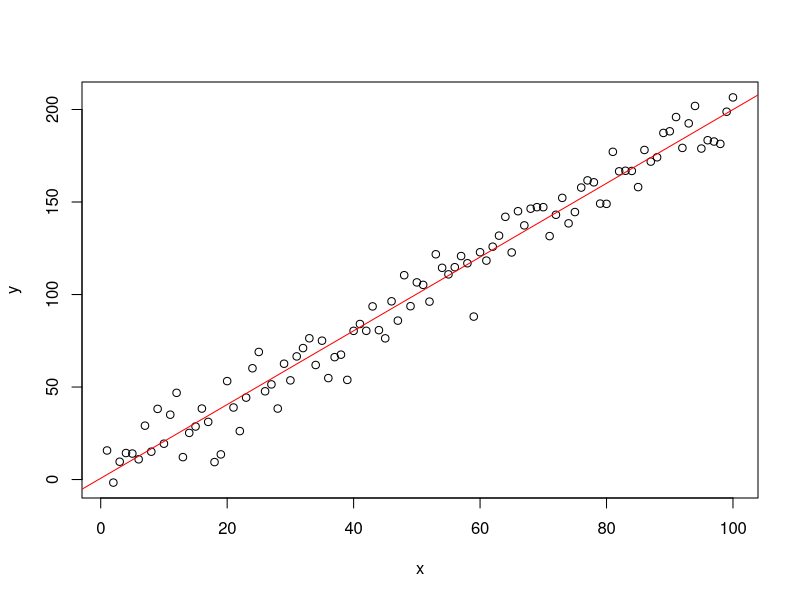
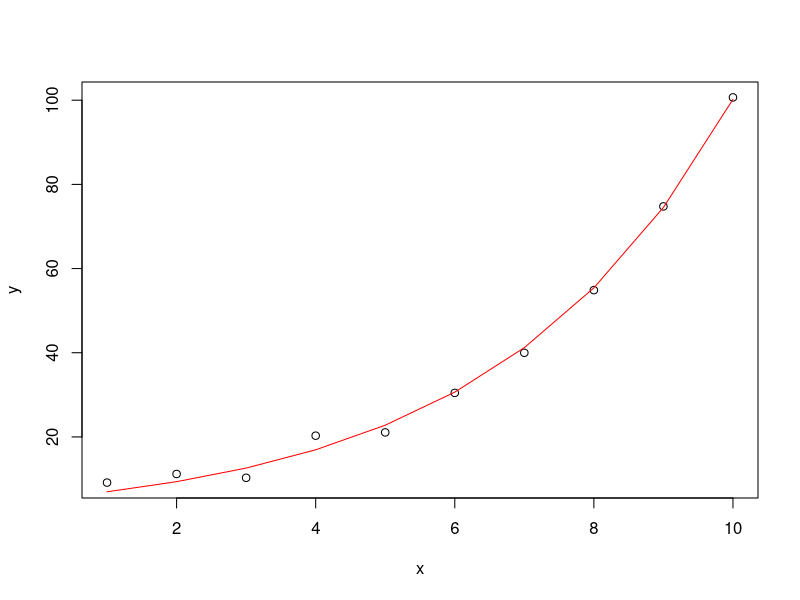
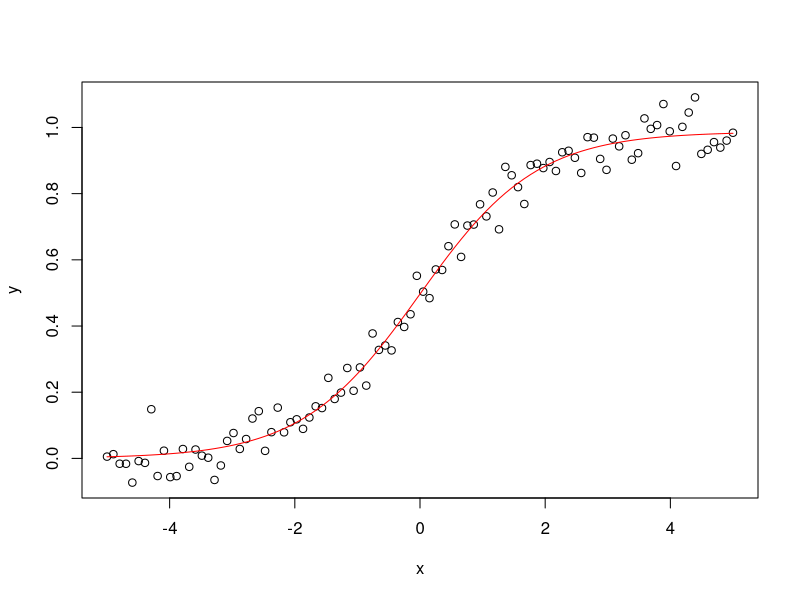

Write R code to recreate these figures, in order.
set.seed(42)

# Linear Regression
x <- 1:100
y <- 2*x + rnorm(100, 0, 10)
model <- lm(y ~ x)
summary(model)
plot(x, y)
abline(model, col="red")

# Nonlinear Regression
x <- 1:10
y <- 5 * exp(0.3 * x) + rnorm(10, 0, 2)
model <- nls(y ~ a * exp(b * x), data=data.frame(x, y), start=list(a=5, b=.1))
summary(model)
plot(x, y)
lines(x, predict(model), col="red")

# Logistic Regression
x <- seq(-5, 5, length.out=100)
y <- 1 / (exp(-x) + 1) + rnorm(100, 0, .05)
model <- nls(y ~ 1 / (exp(a * x) + b), data=data.frame(x, y), start=list(a=0, b=0))
summary(model)
plot(x, y)
lines(x, predict(model), col="red")